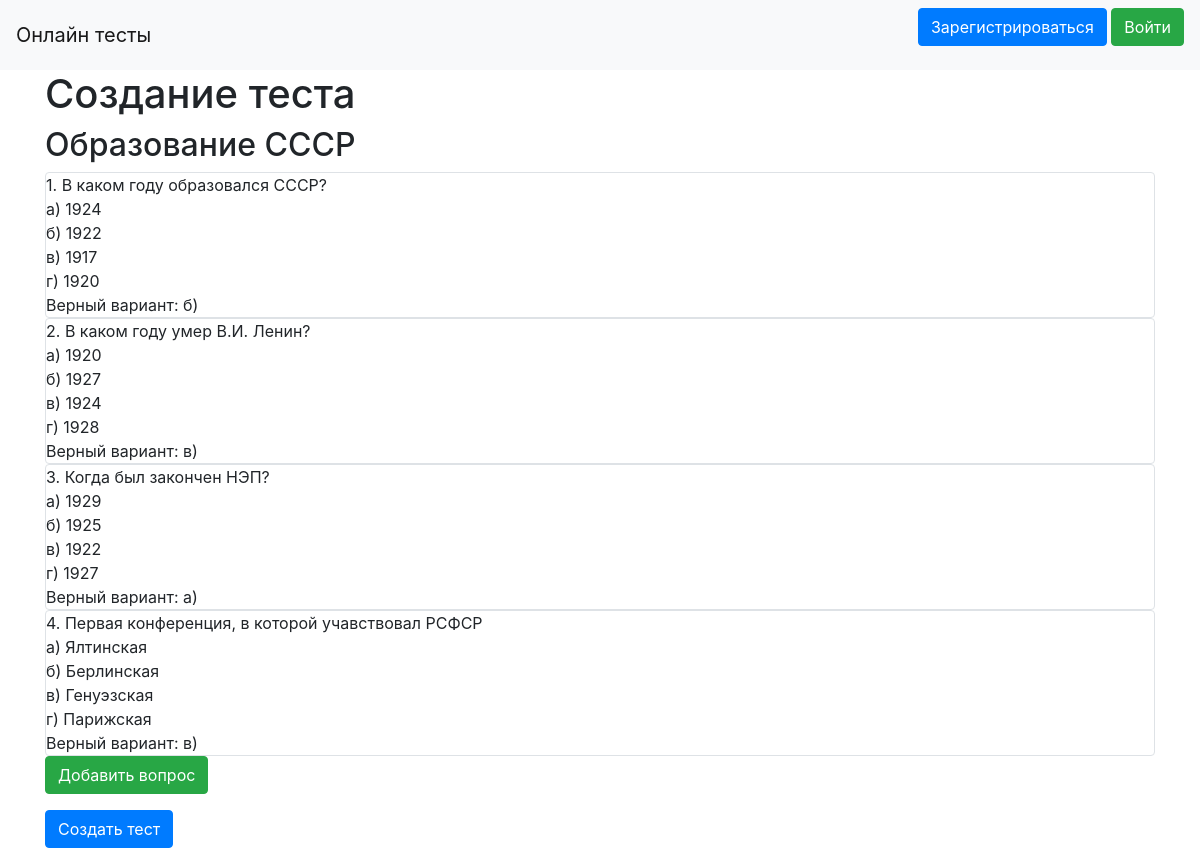
Screenshot of /add_test/10 with the database file from the repository.
### tables this page shows
CREATE TABLE tests (id INTEGER UNIQUE PRIMARY KEY AUTOINCREMENT NOT NULL, title STRING NOT NULL, user_id INTEGER NOT NULL REFERENCES users (id));

CREATE TABLE questions (id INTEGER PRIMARY KEY AUTOINCREMENT NOT NULL UNIQUE, title STRING NOT NULL, answer_a STRING NOT NULL, answer_b STRING, answer_c STRING, answer_d STRING, correct_answer INTEGER NOT NULL, test_id INTEGER REFERENCES tests (id) NOT NULL);

### main.py (the view)
@app.route('/add_test/<int:id>', methods=['GET', 'POST'])
def add_test_end(id):
    form = TestForm()
    test_info = db_functions.select_test(id)
    form.title.data = test_info[TEST_TITLE]
    questions = get_questions_in_test(id)
    if form.validate_on_submit():
        if form.add_question.data:
            return redirect(f'/add_question/{id}')
        if form.submit.data:
            return redirect('/')
    return render_template('test.html', title='Создание теста', form=form, current_user=current_user,
                           preparation=False, questions=questions)

### forms/test.py
class TestForm(FlaskForm):
    title = StringField('Введите название теста')
    submit_title = SubmitField('Сохранить название')
    add_question = SubmitField('Добавить вопрос')
    submit = SubmitField('Создать тест')

### data/db_functions.py (called while the page is built)
def select_test(id):
    query = f"""SELECT * FROM {TESTS} WHERE {ID} = {id}"""
    result = cur.execute(query).fetchone()
    test_info = {ID: result[0], TEST_TITLE: result[1], USER_ID: result[2]}
    return test_info

def get_question_id(title, a, b, c, d, correct, test_id):
    query = f"""SELECT {ID} FROM {QUESTIONS}
                WHERE {QUESTION_TITLE} = '{title}' AND {ANSWER_A} = '{a}' AND
                      {ANSWER_B} = '{b}' AND {ANSWER_C} = '{c}' AND {ANSWER_D} = '{d}' AND
                      {CORRECT_ANSWER} = '{correct}' AND {TEST_ID} = '{test_id}'"""
    question_id = cur.execute(query).fetchall()
    if question_id:
        return question_id[0][0]
    return None

def select_questions_in_test(test_id):
    query = f"""SELECT * FROM {QUESTIONS} WHERE {TEST_ID} = {test_id}"""
    questions = cur.execute(query).fetchall()
    result = []
    for question in questions:
        result.append({ID: question[0], QUESTION_TITLE: question[1], ANSWER_A: question[2],
                       ANSWER_B: question[3], ANSWER_C: question[4], ANSWER_D: question[5],
                       CORRECT_ANSWER: question[6], TEST_ID: question[7]})
    return result

### data/question.py (called while the page is built)
    def get_id(self):
        return db_functions.get_question_id(self.title, self.answer_a, self.answer_b,
                                            self.answer_c, self.answer_d, self.correct_answer,
                                            self.test_id)

### main.py (called while the page is built)
def get_questions_in_test(test_id):
    questions = db_functions.select_questions_in_test(test_id)
    for i in range(len(questions)):
        quest = questions[i]
        questions[i] = Question(quest[QUESTION_TITLE], quest[ANSWER_A], quest[ANSWER_B],
                                quest[ANSWER_C], quest[ANSWER_D], quest[CORRECT_ANSWER],
                                quest[TEST_ID])
    return questions

### templates/test.html (shortened to what this page needs)
{% extends "base.html" %}
{% block content %}
<h1>Создание теста</h1>
<form method="post">
    {% if preparation %}
        {% if not test_title %}
            <p>
                {{ form.title.label }}<br>
                {{ form.title(class="form-control") }}<br>
                {% for error in form.title.errors %}
                    <p class="alert alert-danger" role="alert">{{ error }}</p>
                {% endfor %}
            </p>
        {% else %}
            <h2>{{ test_title }}</h2>
        {% endif %}
        <p>{{ form.submit_title(class="btn btn-primary", type="submit") }}</p>
    {% else %}
        <h2>{{ form.title.data }}</h2>
        {% for i in range(1, questions|length + 1) %}
            <div class="col-md6 border rounded">
                {% set question = questions[i-1] %}
                {{i}}. {{ question.title }}<br>
                а) {{ question.answer_a }}<br>
                б) {{ question.answer_b }}<br>
                в) {{ question.answer_c }}<br>
                г) {{ question.answer_d }}<br>
                Верный вариант:
                {% if question.correct_answer == 1 %}
                    а)
                {% elif question.correct_answer == 2 %}
                    б)
                {% elif question.correct_answer == 3 %}
                    в)
                {% else %}
                    г)
                {% endif %}
            </div>
        {% endfor %}
        <p>{{ form.add_question(class="btn btn-success", type="submit") }}</p>
        <p>{{ form.submit(class="btn btn-primary", type="submit") }}</p>
    {% endif %}
</form>
{% endblock %}

### rows the page displays
tests: title.data "Образование СССР"
questions: title "В каком году образовался СССР?", answer_a "1924", answer_b "1922", answer_c "1917", answer_d "1920"
questions: title "В каком году умер В.И. Ленин?", answer_a "1920", answer_b "1927", answer_c "1924", answer_d "1928"
questions: title "Когда был закончен НЭП?", answer_a "1929", answer_b "1925", answer_c "1922", answer_d "1927"
questions: title "Первая конференция, в которой учавствовал РСФСР", answer_a "Ялтинская", answer_b "Берлинская", answer_c "Генуэзская", answer_d "Парижская"

### other values shown
{{ i }} "1" "2" "3" "4"
